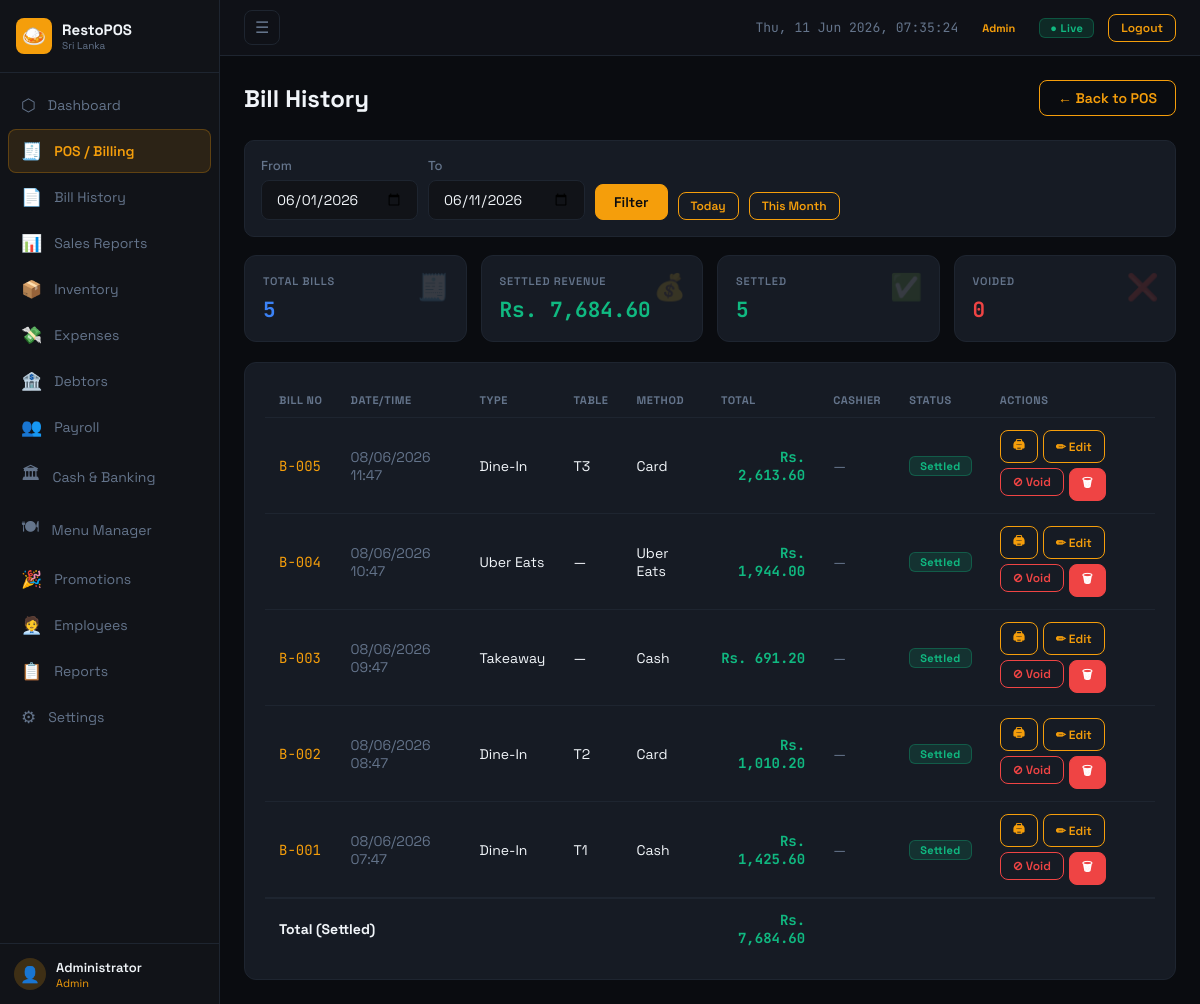
Page /modules/bills.php?from=2026-06-01&to=2026-06-11 (signed in) on the earlier database version.
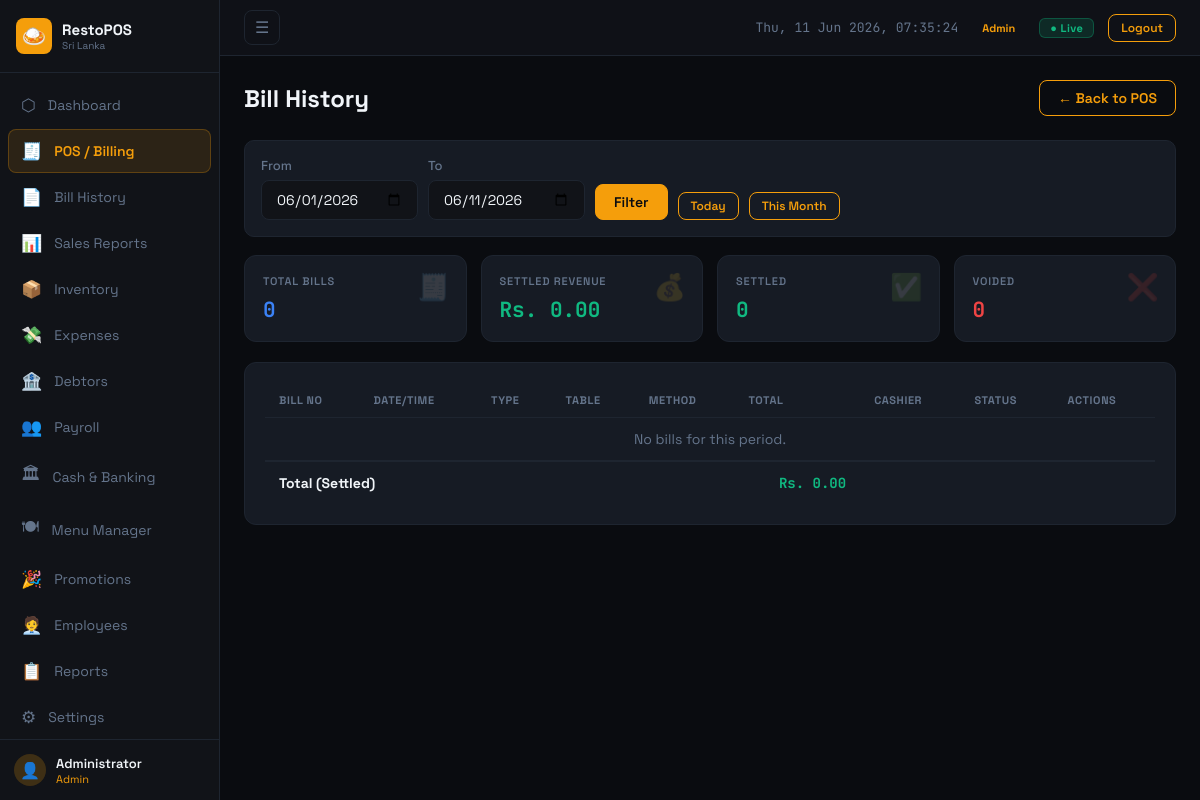
Same page on the later database version.
### tables this page shows
CREATE TABLE bills (
    id INT AUTO_INCREMENT PRIMARY KEY,
    bill_no VARCHAR(30) NOT NULL UNIQUE,
    order_type ENUM('Dine-In','Takeaway','Uber Eats','PickMe','Delivery') DEFAULT 'Dine-In',
    table_no VARCHAR(10),
    subtotal DECIMAL(10,2) DEFAULT 0,
    service_charge DECIMAL(10,2) DEFAULT 0,
    discount_pct DECIMAL(5,2) DEFAULT 0,
    discount_amt DECIMAL(10,2) DEFAULT 0,
    tax_amt DECIMAL(10,2) DEFAULT 0,
    total DECIMAL(10,2) DEFAULT 0,
    payment_method VARCHAR(50) DEFAULT 'Cash',
    cash_given DECIMAL(10,2) DEFAULT 0,
    change_amt DECIMAL(10,2) DEFAULT 0,
    status ENUM('settled','voided','pending') DEFAULT 'settled',
    notes TEXT,
    created_by INT,
    created_at TIMESTAMP DEFAULT CURRENT_TIMESTAMP
);

### includes/config.php (called while the page is built, shortened)
<?php
function currentUser(): array {
    return $_SESSION['user'] ?? [];
}
function userRole(): string {
    return strtolower($_SESSION['user']['role'] ?? 'cashier');
}
function fmt(float $n): string {
    return CURRENCY . ' ' . number_format($n, 2);
}

### modules/bills.php (the view, shortened to what this page needs)
<?php
require_once '../includes/config.php';
$db = getDB();
$pageTitle = 'Bill History'; $activePage = 'pos';
$from = $_GET['from'] ?? date('Y-m-d');
$to   = $_GET['to']   ?? date('Y-m-d');
$bills = $db->prepare("SELECT b.*, u.name as cashier FROM bills b LEFT JOIN users u ON b.created_by=u.id WHERE DATE(b.created_at) BETWEEN :f AND :t ORDER BY b.created_at DESC");
$bills->execute([':f'=>$from,':t'=>$to]);
$bills = $bills->fetchAll();
$settled = array_filter($bills, fn($b)=>$b['status']==='settled');
$total   = array_sum(array_column($settled,'total'));
include '../includes/header.php';
?>
<div class="page-header">
  <div class="page-title">Bill History</div>
  <a href="pos.php" class="btn btn-outline">← Back to POS</a>
</div>
<form method="GET" class="report-filter">
  <div class="form-group"><label class="form-label">From</label><input type="date" name="from" class="form-control" value="<?=$from?>"></div>
  <div class="form-group"><label class="form-label">To</label><input type="date" name="to" class="form-control" value="<?=$to?>"></div>
  <button type="submit" class="btn">Filter</button>
  <a href="?from=<?=date('Y-m-d')?>&to=<?=date('Y-m-d')?>" class="btn btn-sm btn-outline">Today</a>
  <a href="?from=<?=date('Y-m-01')?>&to=<?=date('Y-m-d')?>" class="btn btn-sm btn-outline">This Month</a>
</form>
<div class="stats-grid mb-20">
  <div class="stat-card"><span class="stat-icon">🧾</span><div class="stat-label">Total Bills</div><div class="stat-value text-blue"><?=count($bills)?></div></div>
  <div class="stat-card"><span class="stat-icon">💰</span><div class="stat-label">Settled Revenue</div><div class="stat-value text-green"><?=fmt($total)?></div></div>
  <div class="stat-card"><span class="stat-icon">✅</span><div class="stat-label">Settled</div><div class="stat-value text-green"><?=count($settled)?></div></div>
  <div class="stat-card"><span class="stat-icon">❌</span><div class="stat-label">Voided</div><div class="stat-value text-red"><?=count(array_filter($bills,fn($b)=>$b['status']==='voided'))?></div></div>
</div>
<div class="card">
  <div class="table-wrap">
    <table class="data-table">
      <thead>
        <tr><th>Bill No</th><th>Date/Time</th><th>Type</th><th>Table</th><th>Method</th><th class="text-right">Total</th><th>Cashier</th><th>Status</th><th>Actions</th></tr>
      </thead>
      <tbody>
      <?php foreach ($bills as $b): ?>
        <tr>
          <td class="mono text-accent"><?=htmlspecialchars($b['bill_no'])?></td>
          <td class="fs-12 text-muted"><?=date('d/m/Y H:i',strtotime($b['created_at']))?></td>
          <td><?=$b['order_type']?></td>
          <td><?=$b['table_no']??'—'?></td>
          <td><?=$b['payment_method']?></td>
          <td class="text-right mono <?=$b['status']==='voided'?'text-muted':'text-green fw-700'?>"><?=fmt($b['total'])?></td>
          <td class="fs-12 text-muted"><?=htmlspecialchars($b['cashier']??'—')?></td>
          <td><span class="badge <?=$b['status']==='settled'?'badge-green':($b['status']==='voided'?'badge-red':'badge-accent')?>"><?=ucfirst($b['status'])?></span></td>
          <td>
            <div style="display:flex;gap:5px;flex-wrap:wrap">
              <a href="print_bill.php?id=<?=$b['id']?>" target="_blank" class="btn btn-sm btn-outline">🖨</a>
              <button class="btn btn-sm btn-outline"
                data-id="<?=$b['id']?>"
                data-otype="<?=htmlspecialchars($b['order_type'],ENT_QUOTES)?>"
                data-table="<?=htmlspecialchars($b['table_no']??'',ENT_QUOTES)?>"
                data-method="<?=htmlspecialchars($b['payment_method'],ENT_QUOTES)?>"
                data-notes="<?=htmlspecialchars($b['notes']??'',ENT_QUOTES)?>"
                onclick="openBillEdit(this)">✏ Edit</button>
              <?php if ($b['status']!=='voided'): ?>
              <form method="POST" style="display:inline" onsubmit="return confirm('Void this bill?')">
                <button class="btn btn-sm btn-outline-red">⊘ Void</button>
              </form>
              <?php endif; ?>
              <form method="POST" style="display:inline" onsubmit="return confirm('Permanently DELETE bill <?=addslashes($b['bill_no'])?>?')">
                <button class="btn btn-sm btn-red">🗑</button>
              </form>
            </div>
          </td>
        </tr>
      <?php endforeach; ?>
      <?php if (empty($bills)): ?><tr><td colspan="9" class="text-center text-muted">No bills for this period.</td></tr><?php endif; ?>
      </tbody>
      <tfoot>
        <tr><td colspan="5"><strong>Total (Settled)</strong></td><td class="text-right mono text-green"><strong><?=fmt($total)?></strong></td><td colspan="3"></td></tr>
      </tfoot>
    </table>
  </div>
</div>
<?php include '../includes/footer.php'; ?>

### includes/header.php (shortened to what this page needs)
<?php
$user    = currentUser();
$role    = userRole();
$activePage = $activePage ?? '';
$roleBadge = match($role) {
    'admin'   => ['color'=>'var(--accent)', 'label'=>'Admin'],
    'manager' => ['color'=>'var(--blue)',   'label'=>'Manager'],
    default   => ['color'=>'var(--green)',  'label'=>'Cashier'],
};
$navItems = [
    ['page'=>'dashboard',  'icon'=>'⬡',    'label'=>'Dashboard'],
    ['page'=>'pos',        'icon'=>'🧾',   'label'=>'POS / Billing'],
    ['page'=>'bills',      'icon'=>'📄',   'label'=>'Bill History'],
    ['page'=>'sales',      'icon'=>'📊',   'label'=>'Sales Reports'],
    ['page'=>'inventory',  'icon'=>'📦',   'label'=>'Inventory'],
    ['page'=>'expenses',   'icon'=>'💸',   'label'=>'Expenses'],
    ['page'=>'debtors',    'icon'=>'🏦',   'label'=>'Debtors'],
    ['page'=>'payroll',    'icon'=>'👥',   'label'=>'Payroll'],
    ['page'=>'banking',    'icon'=>'🏛',   'label'=>'Cash & Banking'],
    ['page'=>'menu',       'icon'=>'🍽',   'label'=>'Menu Manager'],
    ['page'=>'promotions', 'icon'=>'🎉',   'label'=>'Promotions'],
    ['page'=>'employees',  'icon'=>'🧑‍💼', 'label'=>'Employees'],
    ['page'=>'reports',    'icon'=>'📋',   'label'=>'Reports'],
    ['page'=>'settings',   'icon'=>'⚙',   'label'=>'Settings'],
];
?>
<!DOCTYPE html>
<html lang="en">
<head>
<link rel="stylesheet" href="../assets/css/style.css">
</head>
<body>
<aside class="sidebar" id="sidebar">
    <div class="sidebar-brand">
        <div class="brand-icon">🍛</div>
        <div class="brand-text">
            <span class="brand-name">RestoPOS</span>
            <span class="brand-sub">Sri Lanka</span>
        </div>
    </div>
    <nav class="sidebar-nav">
        <?php foreach ($navItems as $nav):
        ?>
        <a href="<?= $nav['page'] ?>.php"
           class="nav-item <?= $activePage===$nav['page']?'active':'' ?>">
            <span class="nav-icon"><?= $nav['icon'] ?></span>
            <span class="nav-label"><?= $nav['label'] ?></span>
        </a>
        <?php endforeach; ?>
    </nav>
    <div class="sidebar-user">
        <div class="user-avatar">👤</div>
        <div class="user-info">
            <span class="user-name"><?= htmlspecialchars($user['name'] ?? 'User') ?></span>
            <span class="user-role" style="color:<?= $roleBadge['color'] ?>"><?= $roleBadge['label'] ?></span>
        </div>
    </div>
</aside>
<div class="main-wrap" id="mainWrap">
    <header class="topbar">
        <button class="sidebar-toggle" onclick="toggleSidebar()">☰</button>
        <div class="topbar-right">
            <span class="topbar-time" id="clock"></span>
            <span style="padding:3px 10px;border-radius:6px;font-size:11px;font-weight:700;
                         background:<?= $roleBadge['color'] ?>22;
                         color:<?= $roleBadge['color'] ?>;
                         border:1px solid <?= $roleBadge['color'] ?>44">
                <?= $roleBadge['label'] ?>
            </span>
            <span class="badge badge-green" style="font-size:11px">● Live</span>
            <a href="logout.php" class="btn btn-sm btn-outline">Logout</a>
        </div>
    </header>
    <main class="page-content">

### includes/footer.php (shortened to what this page needs)
    </main>
</div>
</body>
</html>

Differences in the rows shown:
removed bills: bill_no "B-005", created_at "08/06/2026 11:47", order_type "Dine-In", table_no "T3", payment_method "Card", total "Rs. 2,613.60", cashier "—", status "Settled"
removed bills: bill_no "B-004", created_at "08/06/2026 10:47", order_type "Uber Eats", table_no "—", payment_method "Uber Eats", total "Rs. 1,944.00", cashier "—", status "Settled"
removed bills: bill_no "B-003", created_at "08/06/2026 09:47", order_type "Takeaway", table_no "—", payment_method "Cash", total "Rs. 691.20", cashier "—", status "Settled"
removed bills: bill_no "B-002", created_at "08/06/2026 08:47", order_type "Dine-In", table_no "T2", payment_method "Card", total "Rs. 1,010.20", cashier "—", status "Settled"
removed bills: bill_no "B-001", created_at "08/06/2026 07:47", order_type "Dine-In", table_no "T1", payment_method "Cash", total "Rs. 1,425.60", cashier "—", status "Settled"
Other differences:
count($bills): "5" → "0"
fmt($total): "Rs. 7,684.60" → "Rs. 0.00"
count($settled): "5" → "0"
text now shown: "No bills for this period."
